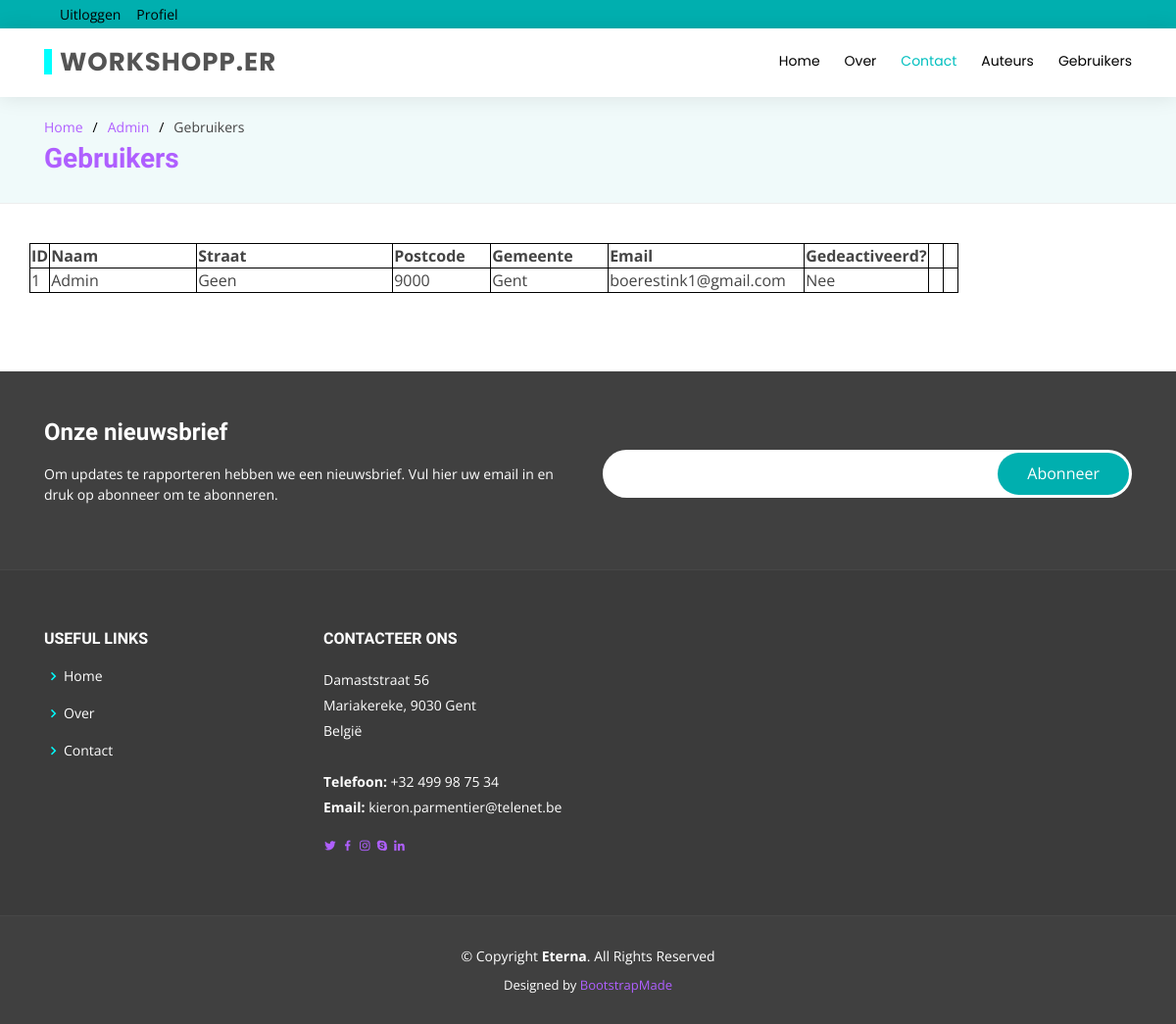
The app's page /adminUsers.php (signed in), older data.
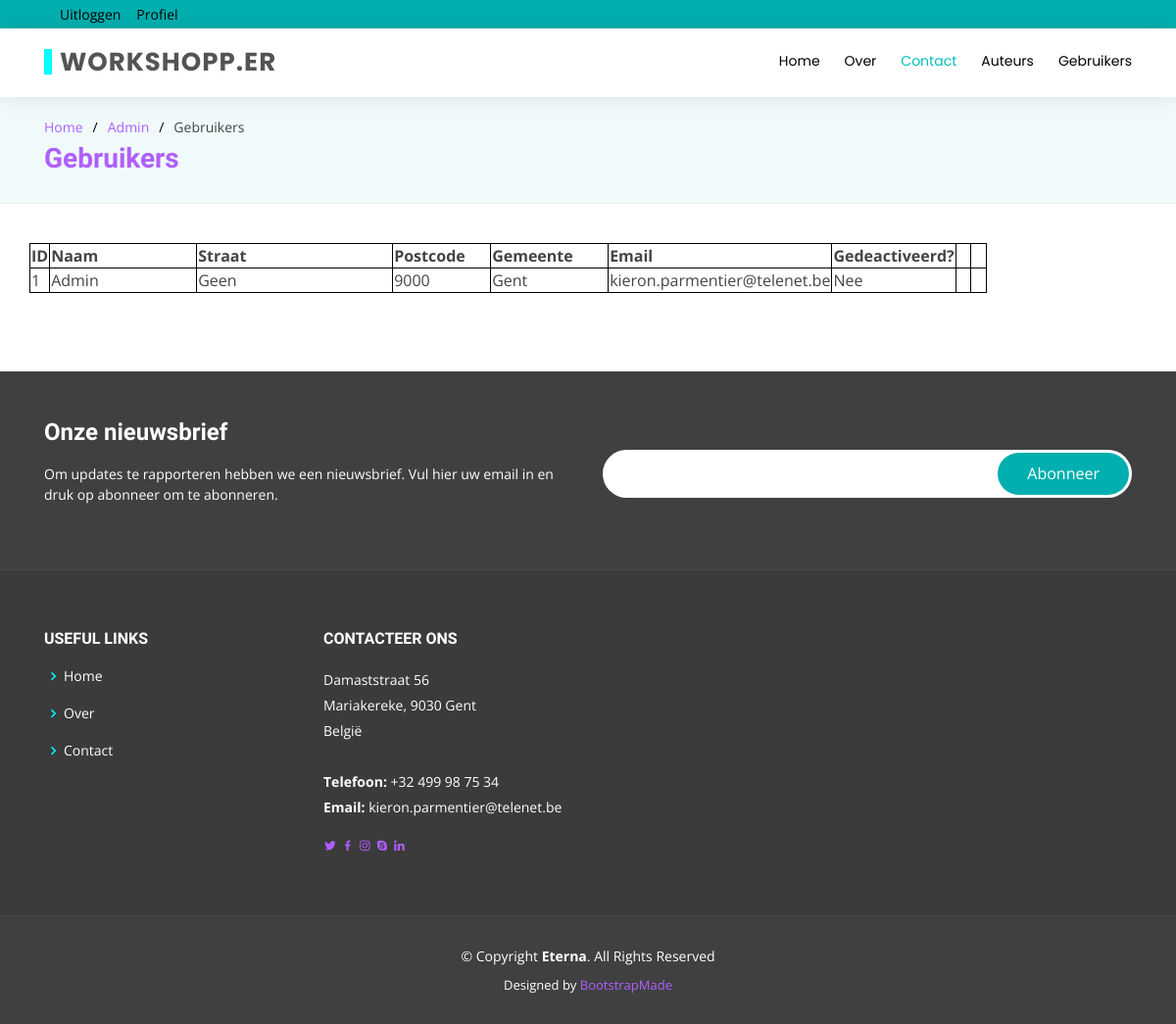
The same page, newer data.
### tables this page shows
CREATE TABLE `tbluser` (
  `userID` int(11) NOT NULL,
  `userNm` tinytext NOT NULL,
  `userStraat` text NOT NULL,
  `userPostcode` int(11) NOT NULL,
  `userFoto` text NOT NULL,
  `userEmail` tinytext NOT NULL,
  `userPasw` tinytext NOT NULL,
  `isAdmin` tinyint(1) NOT NULL DEFAULT '0',
  `deactivated` tinyint(1) NOT NULL DEFAULT '0'
);

CREATE TABLE `tblgemeente` (
  `PostcodeId` int(11) NOT NULL,
  `PCode` varchar(8) NOT NULL,
  `Gemeente` varchar(255) NOT NULL,
  `UCGemeente` varchar(255) NOT NULL
);

### adminUsers.php (the view, shortened to what the changed rows need)
<html lang="en">
<head>
  <link href="assets/vendor/bootstrap/css/bootstrap.min.css" rel="stylesheet">
  <link href="assets/vendor/icofont/icofont.min.css" rel="stylesheet">
  <link href="assets/vendor/boxicons/css/boxicons.min.css" rel="stylesheet">
  <link href="assets/vendor/animate.css/animate.min.css" rel="stylesheet">
  <link href="assets/vendor/owl.carousel/assets/owl.carousel.min.css" rel="stylesheet">
  <link href="assets/vendor/venobox/venobox.css" rel="stylesheet">
  <link href="assets/css/style.css" rel="stylesheet">
</head>
<body>
 <header id="header">
    <div class="container d-flex">
      <div class="logo mr-auto">
        <h1 class="text-light"><a href="index.php"><span>Workshopp.er</span></a></h1>
      </div>
    </div>
  </header>
  <main id="main">
    <section id="breadcrumbs" class="breadcrumbs">
      <div class="container">
        <h2>Gebruikers</h2>
      </div>
    </section>
    <section id="content" class="content">
          <div class="container">
            <div class="row">
                <table id="tblusers" class="admin">
                    <tr>
                        <th width = 20px>ID</th>
                        <th width = 150px>Naam</th>
                        <th width = 200px>Straat</th>
                        <th width = 100px>Postcode</th>
                        <th width = 120px>Gemeente</th>
                        <th width = 200px>Email</th>
                        <th width = 20px>Gedeactiveerd?</th>
                        <th></th>
                        <th></th>
                    </tr>
                    <?php
$mysqli = new mysqli("localhost","root","","gip");
if(mysqli_connect_errno()){
    trigger_error("Fout bij verbinding: ".$mysqli->error);
}
else{
    $sql = "SELECT u.userID, u.userNm, u.userStraat, g.PCode, g.Gemeente, u.userEmail, u.deactivated
    FROM tbluser u, tblgemeente g
    WHERE g.PostcodeId = u.userPostcode";
    if($stmt = $mysqli->prepare($sql)){
        if(!$stmt->execute()){
            echo"Het uitvoeren van qry getUsers is mislukt: ".$stmt->error."in query";
        }
        else{
            $stmt->bind_result($uID, $uNm, $uStraat, $uPC, $uGem, $uEmail, $uDeact);
            while($stmt->fetch()){
                echo"
                <tr>
                    <td>".$uID."</td>
                    <td>".$uNm."</td>
                    <td>".$uStraat."</td>
                    <td>".$uPC."</td>
                    <td>".$uGem."</td>
                    <td>".$uEmail."</td>";
                    switch($uDeact){
                        case 0:
                            echo"<td>Nee</td>";
                            break;
                    }
                echo"
                    <td><a href=\"adminUsers.php?item=".$uID."&option=edit\"><i class=\"icofont-pencil-alt-5\"></i></a>
                    <td><a href=\"adminUsers.php?item=".$uID."&option=deact\"><i class=\"icofont-not-allowed\"></i></a>
                </tr>";
            }
        }
    }
}
                    ?>
                </table>
            </div>
          </div>
    </section>
    </main>
</body>
</html>

Row changes from the older to the newer data that the page shows:
changed tbluser "Admin": userEmail "boerestink1@gmail.com" → "kieron.parmentier@telenet.be"
